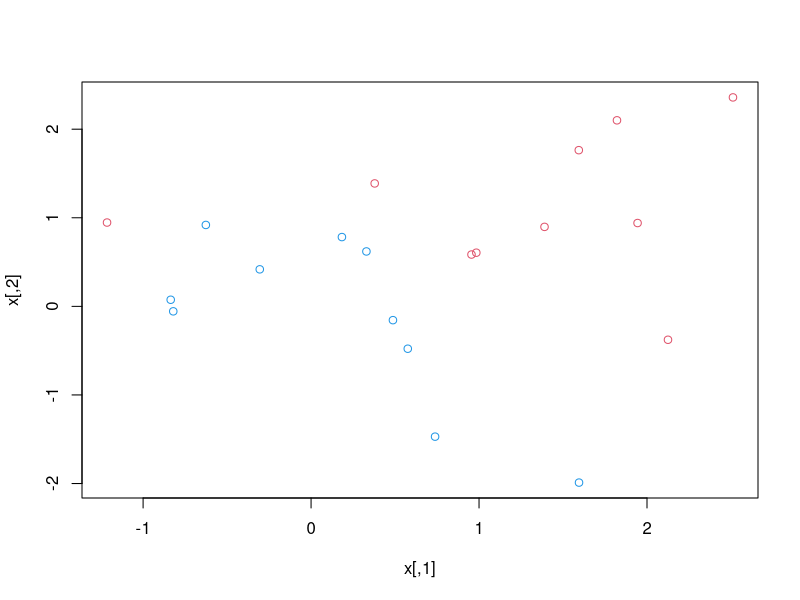
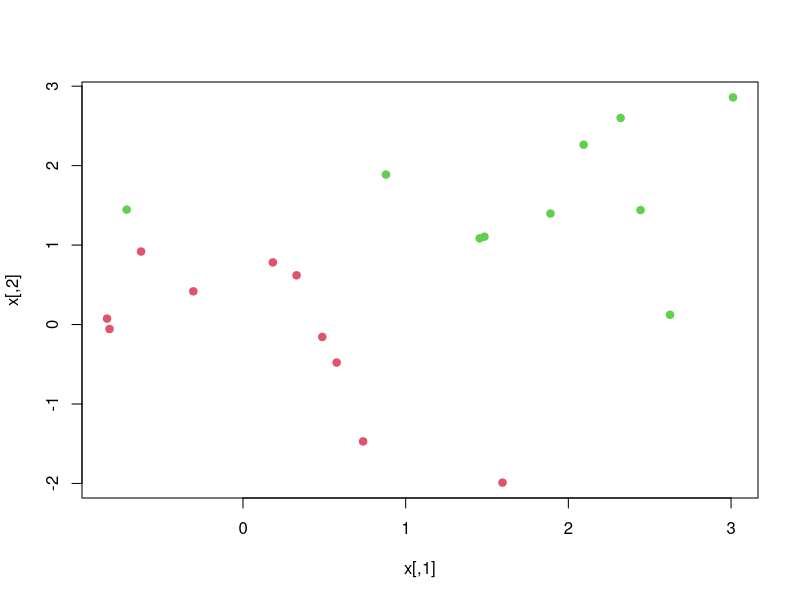
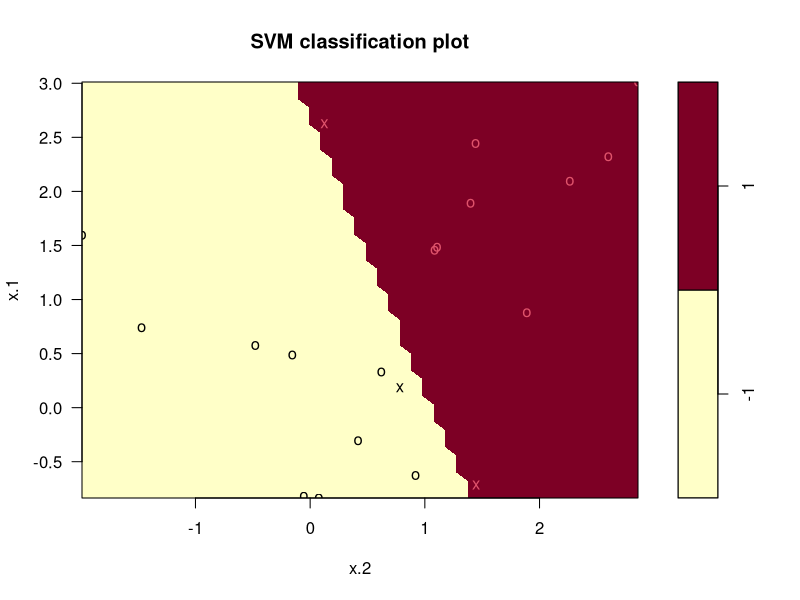

The R script that drew these images, in order:
library(e1071)
set.seed(1)

x = matrix(rnorm(20*2), ncol=2)

y = c(rep(-1, 10), rep(1, 10))
x[y == 1, ] = x[y == 1, ] + 1
plot(x, col = (3 - y))
# Not linearly separable.

dat = data.frame(x=x, y=as.factor(y))

# The cost argument gives cost of violation of margin
# Low cost: Wide margins, many points on margin or violating
svmfit = svm(y ~ ., data=dat, kernel="linear", cost=10, scale=FALSE)
# scale = FALSE tells svm not to scale each feature, scaling is often useful.

# plot(svmfit, dat)
# print(svmfit$index) #  1  2  5  7 14 16 17 index of support vectors

print(summary(svmfit))
# Parameters:
#    SVM-Type:  C-classification
#  SVM-Kernel:  linear
#        cost:  10

# Number of Support Vectors:  7

#  ( 4 3 )
# (four in one class, 3 in other class)

# Number of Classes:  2

# Levels:
#  -1 1

# Trying a smaller value:
svmfit = svm(y ~ ., data=dat, kernel="linear", cost=0.1, scale=FALSE)
# plot(svmfit, dat)
# print(svmfit$index) # 1  2  3  4  5  7  9 10 12 13 14 15 16 17 18 20
# many more support vectors

# We can use built-in function tune() for cross-validation
set.seed(1)

tune.out = tune(svm, y ~ ., data=dat, kernel="linear", ranges=list(cost=c(0.001, 0.01, 0.1, 1, 5, 10, 100)))
# print(summary(tune.out))
# 1 1e-03  0.55  0.4377975
# 2 1e-02  0.55  0.4377975
# 3 1e-01  0.05  0.1581139
# 4 1e+00  0.15  0.2415229
# 5 5e+00  0.15  0.2415229
# 6 1e+01  0.15  0.2415229
# 7 1e+02  0.15  0.2415229
# We see that c = 1e-01 (0.1) gives the lowest cv error rate

bestmod = tune.out$best.model
# print(summary(bestmod))

# PREDICTION
# Generate test data
xtest = matrix(rnorm(20 * 2), ncol=2)
ytest = sample(c(-1, 1), 20, rep=TRUE)
xtest[ytest == 1] = xtest[ytest == 1, ] + 1
testdat = data.frame(x=xtest, y=as.factor(ytest))

ypred = predict(bestmod, testdat)
print(table(predict=ypred, truth=testdat$y))
# 17 / 20 correct classifications.

# ALREADY LINEARLY SEPARABLE
x[y == 1, ] = x[y == 1, ] + 0.5
plot(x, col = (y + 5) / 2, pch = 19)

dat = data.frame(x=x, y=as.factor(y))
svmfit = svm(y ~ ., data=dat, kernel="linear", cost=1e5)
s = summary(svmfit)

plot(svmfit, dat)